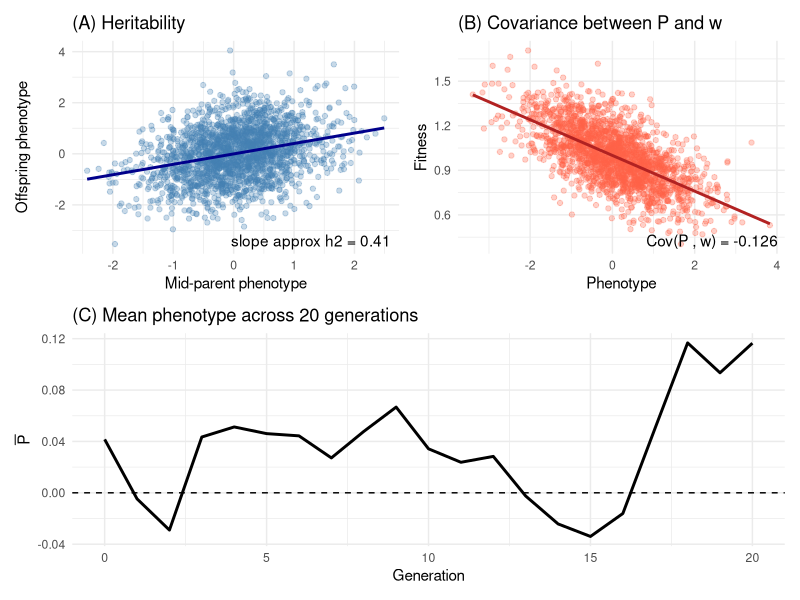
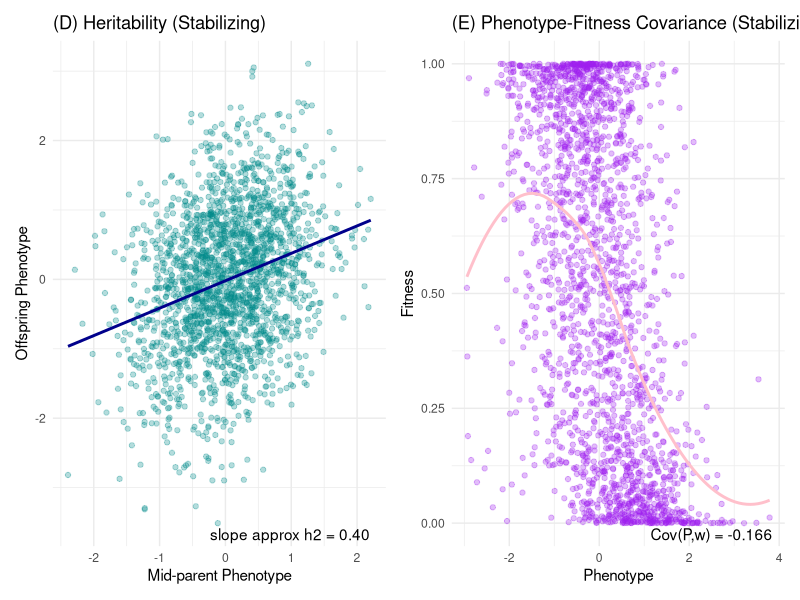
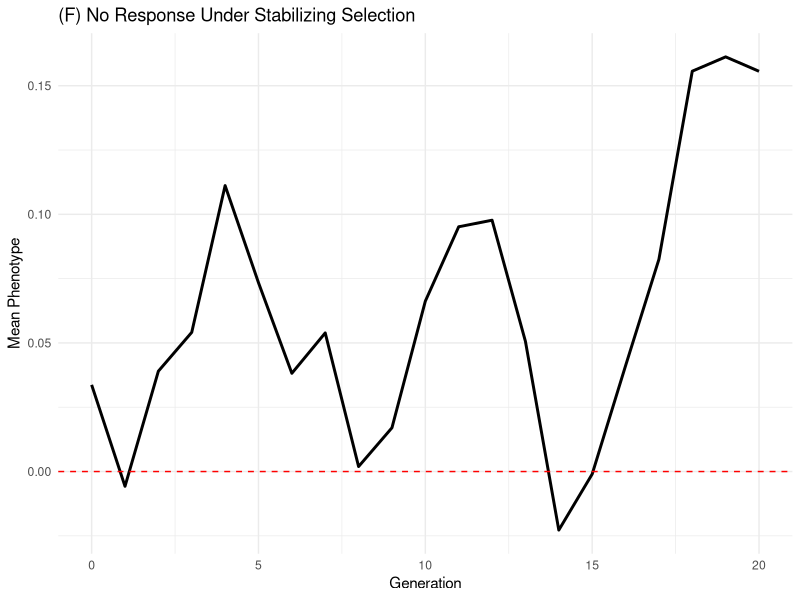
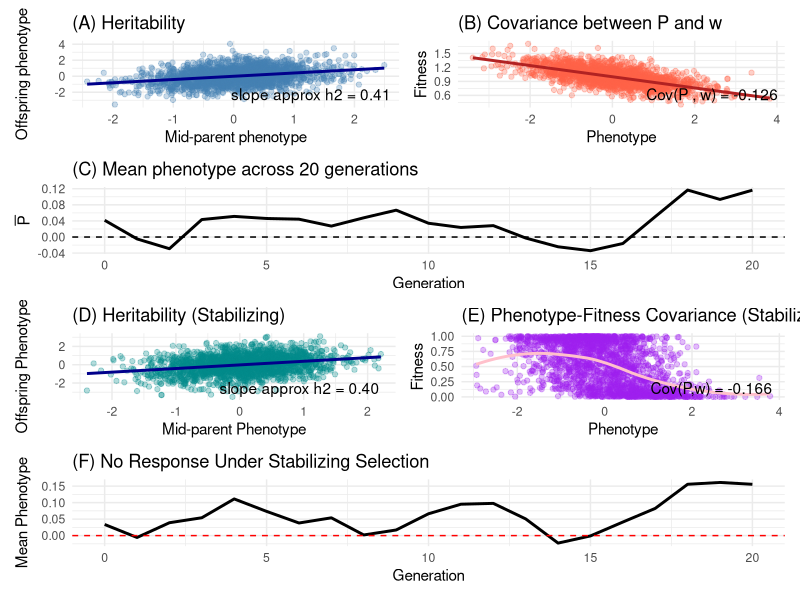

Generate these figures, in order, with R:
# Heritability Is Not Enough: simulating (no) response to selection
# Sarah Whitney, May 2025
#
# Phenotype P = X - N + E
#   X = additive genetic value (heritable)
#   N = nutrition (environmental, NOT heritable)
#   E = residual environmental noise
# Fitness depends only on nutrition N, so P is heritable AND correlated with
# fitness, yet selection acts on a non-heritable component.

library(tidyverse)
library(patchwork)

# ---- Parameters -------------------------------------------------------------
N      <- 2000   # population size
var_X  <- 0.40   # additive genetic variance
var_N  <- 0.40   # nutrition variance
var_E  <- 0.20   # residual environmental variance
s      <- 0.30   # strength of the fitness effect of nutrition
n_gen  <- 20     # generations to follow

h2 <- var_X / (var_X + var_N + var_E)   # realised heritability
h2

# ---- Helper functions -------------------------------------------------------
## one generation, returns a data.frame of individuals
draw_generation <- function(N, var_X, var_N, var_E) {
  tibble(
    X = rnorm(N, 0, sqrt(var_X)),
    N = rnorm(N, 0, sqrt(var_N)),
    E = rnorm(N, 0, sqrt(var_E))
  ) %>%
    mutate(
      P = X - N + E,
      w = 1 + s * N       # linear, always positive if s < ~3/SD(N)
    )
}

## mid-parent regression slope approx h2
midparent_offspring <- function(df) {
  # random pairing
  moms <- sample(nrow(df))
  dads <- sample(nrow(df))
  midP <- (df$P[moms] + df$P[dads]) / 2
  midX <- (df$X[moms] + df$X[dads]) / 2

  # offspring inherit only X; nutrition & E are fresh draws
  X_off <- rnorm(length(midX), mean = midX, sd = sqrt(var_X / 2))
  N_off <- rnorm(length(midX), 0, sqrt(var_N))
  E_off <- rnorm(length(midX), 0, sqrt(var_E))
  P_off <- X_off - N_off + E_off

  tibble(midP, P_off)
}

# ---- Scenario 1: linear selection on nutrition ------------------------------
gen0  <- draw_generation(N, var_X, var_N, var_E)
regdf <- midparent_offspring(gen0)
slp   <- coef(lm(P_off ~ midP, data = regdf))[2]

pA <- ggplot(regdf, aes(midP, P_off)) +
  geom_point(alpha = 0.3, colour = "steelblue") +
  geom_smooth(method = "lm", se = FALSE, colour = "darkblue") +
  labs(x = "Mid-parent phenotype",
       y = "Offspring phenotype",
       title = "(A) Heritability") +
  annotate("text", x = Inf, y = -Inf, hjust = 1.05, vjust = -0.6,
           label = sprintf("slope approx h2 = %.2f", slp)) +
  theme_minimal(base_size = 11)

cov_pw <- cov(gen0$P, gen0$w)

pB <- ggplot(gen0, aes(P, w)) +
  geom_point(alpha = 0.3, colour = "tomato") +
  geom_smooth(method = "lm", se = FALSE, colour = "firebrick") +
  labs(x = "Phenotype",
       y = "Fitness",
       title = "(B) Covariance between P and w") +
  annotate("text", x = Inf, y = -Inf, hjust = 1.05, vjust = -0.6,
           label = sprintf("Cov(P , w) = %.3f", cov_pw)) +
  theme_minimal(base_size = 11)

mean_P <- numeric(n_gen + 1)
gen    <- gen0
mean_P[1] <- mean(gen$P)

for (g in 1:n_gen) {
  ## selection proportional to w
  sel_idx <- sample(nrow(gen), N, replace = TRUE, prob = gen$w)
  parents <- gen[sel_idx, ]

  ## offspring genetics come only from X (nutrition/env. are new each time)
  X_off <- rnorm(N, parents$X, sd = sqrt(var_X / 2))
  N_off <- rnorm(N, 0, sqrt(var_N))
  E_off <- rnorm(N, 0, sqrt(var_E))

  gen <- tibble(X = X_off, N = N_off, E = E_off,
                P = X_off - N_off + E_off,
                w = 1 + s * N_off)
  mean_P[g + 1] <- mean(gen$P)
}

pC <- tibble(Generation = 0:n_gen, MeanP = mean_P) %>%
  ggplot(aes(Generation, MeanP)) +
  geom_line(colour = "black", linewidth = 1) +
  geom_hline(yintercept = 0, linetype = "dashed") +
  labs(title = "(C) Mean phenotype across 20 generations",
       x = "Generation", y = expression(bar(P))) +
  theme_minimal(base_size = 11)

(pA | pB) / pC

# ---- Scenario 2: stabilizing selection on nutrition -------------------------
omega <- 0.5   # strength of stabilizing selection
N_opt <- 0.5   # optimal nutrition value

stab_w <- function(N) {
  exp(-((N - N_opt)^2) / (2 * omega^2))
}

draw_generation_stab <- function(N, var_X, var_N, var_E) {
  tibble(
    X = rnorm(N, 0, sqrt(var_X)),
    N = rnorm(N, 0, sqrt(var_N)),
    E = rnorm(N, 0, sqrt(var_E))
  ) %>%
    mutate(
      P = X - N + E,
      w = stab_w(N)
    )
}

gen0_stab  <- draw_generation_stab(N, var_X, var_N, var_E)
regdf_stab <- midparent_offspring(gen0_stab)

slp_stab    <- coef(lm(P_off ~ midP, data = regdf_stab))[2]
cov_pw_stab <- cov(gen0_stab$P, gen0_stab$w)

pA_stab <- ggplot(regdf_stab, aes(midP, P_off)) +
  geom_point(alpha = 0.3, colour = "darkcyan") +
  geom_smooth(method = "lm", se = FALSE, colour = "darkblue") +
  labs(x = "Mid-parent Phenotype", y = "Offspring Phenotype",
       title = "(D) Heritability (Stabilizing)") +
  annotate("text", x = Inf, y = -Inf, hjust = 1.1, vjust = -0.5,
           label = sprintf("slope approx h2 = %.2f", slp_stab)) +
  theme_minimal()

pB_stab <- ggplot(gen0_stab, aes(P, w)) +
  geom_point(alpha = 0.3, colour = "purple") +
  geom_smooth(method = "loess", se = FALSE, colour = "pink") +
  labs(x = "Phenotype", y = "Fitness",
       title = "(E) Phenotype-Fitness Covariance (Stabilizing)") +
  annotate("text", x = Inf, y = -Inf, hjust = 1.1, vjust = -0.5,
           label = sprintf("Cov(P,w) = %.3f", cov_pw_stab)) +
  theme_minimal()

pA_stab | pB_stab

mean_P_stab <- numeric(n_gen + 1)
gen_stab    <- gen0_stab
mean_P_stab[1] <- mean(gen_stab$P)

for (g in 1:n_gen) {
  sel_idx <- sample(nrow(gen_stab), N, replace = TRUE, prob = gen_stab$w)
  parents <- gen_stab[sel_idx, ]

  X_off <- rnorm(N, parents$X, sd = sqrt(var_X / 2))
  N_off <- rnorm(N, 0, sqrt(var_N))
  E_off <- rnorm(N, 0, sqrt(var_E))

  gen_stab <- tibble(X = X_off, N = N_off, E = E_off,
                     P = X_off - N_off + E_off,
                     w = stab_w(N_off))

  mean_P_stab[g + 1] <- mean(gen_stab$P)
}

pC_stab <- tibble(Generation = 0:n_gen, MeanP = mean_P_stab) %>%
  ggplot(aes(Generation, MeanP)) +
  geom_line(colour = "black", linewidth = 1) +
  geom_hline(yintercept = 0, linetype = "dashed", color = "red") +
  labs(title = "(F) No Response Under Stabilizing Selection",
       x = "Generation", y = "Mean Phenotype") +
  theme_minimal()

pC_stab

# ---- Combined figure --------------------------------------------------------
(pA | pB) / pC /
  (pA_stab | pB_stab) / pC_stab
